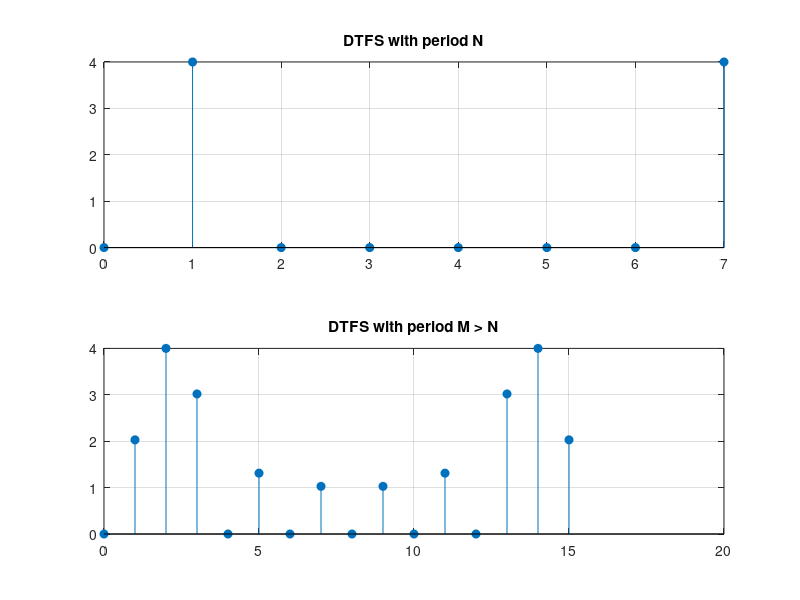

Here is the MATLAB script that generated this plot:
clc; clear; close all;

N = 8;                  % Original period
M = 16;                 % M > N
n = 0:N-1;

x = cos(2*pi*n/N);      % periodic signal

% DTFS for N
X_N = fft(x, N);

% DTFS for M
X_M = fft(x, M);

figure;
subplot(2,1,1);
stem(0:N-1, abs(X_N), 'filled');
title('DTFS with period N');
grid on;

subplot(2,1,2);
stem(0:M-1, abs(X_M), 'filled');
title('DTFS with period M > N');
grid on;

disp('Observe repetition in DTFS coefficients');
